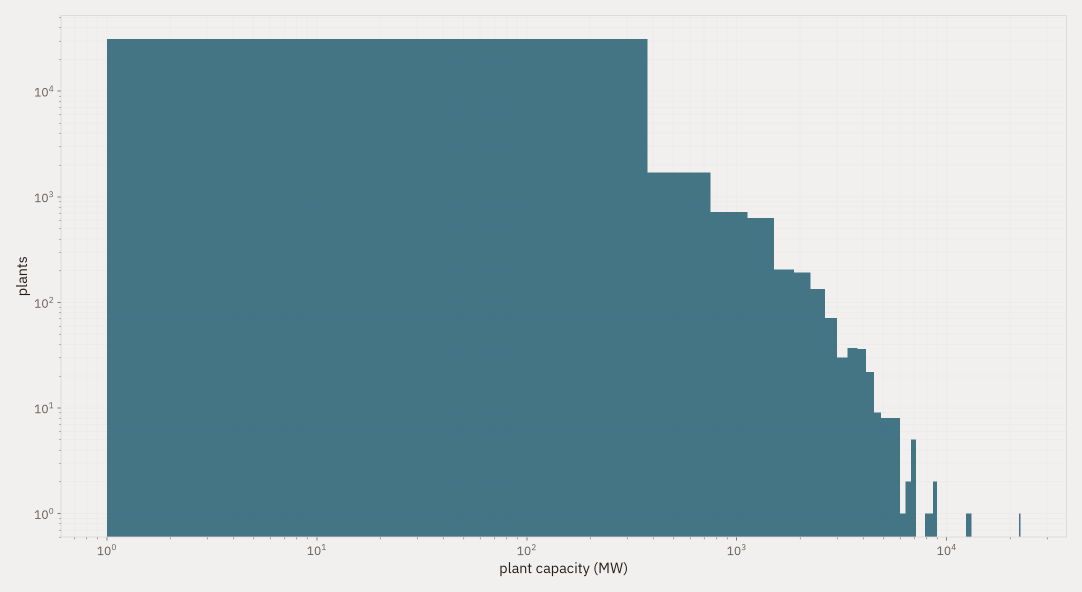
#> input picture unpublished/assets/02_demand_distribution.png, 2164 x 1184 px, found by its file name (shown at 1/2 size)
$ python build_thumbnails.py
#> lines starting #> are read from the running program, lines starting #| are printed output that depends on the picture
### sitefig.py
"""The one place the figures' palette, face, scale and geometry live.

Every figure builder imports its colours, its font and its sizes from here,
so the figures and the pages cannot drift apart the way they did before
2026-09-04, when the same five constants sat in six files. If style.css
changes a token, change it here and re-run the builders.

Geometry rule. A figure is drawn at the CSS width it is displayed at, one
point per CSS pixel: fig_size(714, 3/2) is 714 CSS px wide, so a label at
FS_1 (14.5 pt) is 14.5 px on screen, the same as a caption. It is saved at
144 dpi, two bitmap pixels per CSS pixel, for retina screens. The old rule
(fig_floor.py) that on-screen px = pt * 1140 / (72 * inches) still holds and
now reduces to pt, which is the point.

Display widths (CSS px at the 1440 shell, from style.css):
  NOTES   714   the text column on pages with marginalia: heat, storage,
                climate-cost, longevity, skyline, desktop, index
  PROSE  1140   the wide track on prose pages: model, atlas
  CARD   1082   a library card's inner width
  THUMB   542   a mosaic thumbnail at two pixels per CSS pixel
  PHONE   350   the whole column at 390px (main's 20px padding each side),
                for a figure that carries a narrow variant instead of
                relying on the lightbox
"""
import os

import matplotlib
from matplotlib import font_manager

HERE = os.path.dirname(os.path.abspath(__file__))
FONT_DIR = os.path.join(HERE, "fonts")

# ---- palette: Yacht club, 2026-09-04 (PALETTE_TRIAL_2026-09-04.md) -------
BG = "#F2F0EF"          # the page's ground
CARD_FILL = "#FAF9F8"   # --card: a step up from the ground, for a box on a diagram
INK = "#241E1A"         # text; imported near-black from the brown
DIM = "#625C57"         # ticks, muted labels
RULE = "#BBBDBC"        # axes, grid
FAINT = "#D9D8D6"       # the lightest hairline, faint fills
ACC = "#245F73"         # deep blue: the primary series
COOL = "#4A8AA0"        # blue tint: the secondary series
MOSS = "#733E24"        # brown: the second hue (gas, wild, mass allocation)
ROSE = "#A9724F"        # brown tint: warnings, negatives, events
SLATE = "#7F8A8F"       # grey-blue
DISTRICT = "#A3A5A4"    # light grey
SUPPLY = "#3F7A8C"      # deeper blue tint
PSYCH = "#B08A63"       # tan
SUN = "#733E24"
INSOL = "#A9724F"
GOLD = "#8C5A32"
GREY = "#7F8A8F"
VIOLET = SUPPLY         # names the old builders used, kept so they still read
BLUE = ACC
GREEN = MOSS
WARM = ROSE
ARROW = SLATE
ONE_WAY_COL = SLATE
TWO_WAY_COL = COOL
NODE_COL = ACC
WARM2 = ROSE

KCOL = {"sun": SUN, "insolation": INSOL, "weather": MOSS, "climate": INK,
        "event": ROSE, "market": MOSS, "supply": SUPPLY, "grid": SLATE,
        "station": ACC, "district": DISTRICT, "consumer": COOL, "psych": PSYCH}
CYCLE = [ACC, MOSS, COOL, ROSE, SUPPLY, PSYCH, SLATE, GOLD]

# ---- the type scale, from style.css ---------------------------------------
FS_2, FS_1, FS0, FS1, FS2 = 12, 14.5, 17.5, 21, 25
FONT = "IBM Plex Sans"
MONO = "IBM Plex Mono"

# ---- aspect: chosen by what the figure holds, never defaulted -------------
# A figure is as tall as its content needs and no taller. Lines, few-category
# bars and anything monotone are WIDE; scatters, contours and heat-maps whose
# two axes carry information are PLOT; a ranking or a row chart is as tall as
# its rows (row_aspect()); a multi-panel sheet composes its own. Pass the constant
# to fig_size() as the aspect (width / height).
WIDE = 16 / 9          # a line, two or three bars, a duration curve
PLOT = 1.45            # scatter, contour, heat-map, a two-panel pair
SQUARE = 1.0           # a donut, a map
TALL = 0.75            # a 25-40 row ranking


# [146 lines left out: functions row_aspect, panel, titles, unlabelled_panels, _content_bbox, centre and 1 more, not called in this run]


# ---- display widths --------------------------------------------------------
NOTES, PROSE, CARD, THUMB, PHONE = 714, 1140, 1082, 542, 350
DPI = 144


# [422 lines left out: functions fonts, style, wrap_label, _boxes, fit_label, fit_ticks and 2 more, not called in this run]


def thumbnail(src, dst, width=THUMB):
    """A thumbnail of a rendered figure: the whole figure, scaled to `width`
    CSS px at its own aspect, quantised. It was written for the home-page
    mosaic, whose 16:9 tiles letterboxed in CSS on the figure's own ground;
    that mosaic and its builder were retired on 2026-09-06 when the home page
    became the hero canvas plus the index, so nothing calls this today
    (unpublished/build_thumbnails.py). Kept because it is a library function
    and the crop lesson below is the reason it exists at all.

    Never a crop. The first version of this cover-cropped to 3:2, and every
    card on the home page lost its right edge or its top and bottom - axis
    labels, the last bar, half a box - while the CSS looked innocent,
    because a 3:2 image in a 3:2 box is not cropped by object-fit: cover. A
    thumbnail that shows a slice is a different figure from the one the
    caption describes. (A fixed-canvas mode with fit and crop lived here for
    one day, 2026-09-04, for the project cards; the cards and the mode went
    together on 2026-09-05. If a fixed tile shape is wanted again, the page
    letterboxes; the asset stays whole.)"""
#> called with width = 542
    from PIL import Image
    im = Image.open(src).convert("RGB")
#> im is the input picture: PIL image 2164x1184 RGB; mean R, G, B 148.7, 174.2, 182.3
    w, h = im.size
#> w = 2164; h = 1184
    im = im.resize((width, round(h * width / w)), Image.LANCZOS)
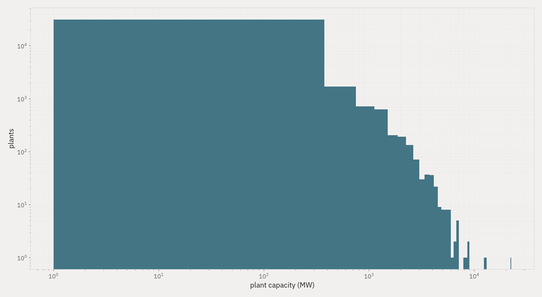
#> im: PIL image 542x297 RGB; mean R, G, B 148.7, 174.3, 182.3
    im.quantize(colors=256, method=Image.Quantize.MEDIANCUT, dither=Image.Dither.NONE).save(dst, optimize=True)
    return os.path.getsize(dst)

### unpublished/build_thumbnails.py
"""The twelve thumbnails: the home-page cards and the library mosaic.

Each is the whole figure, scaled to THUMB (542) CSS pixels wide at the
figure's own aspect - never a crop. The first thumbnails (Part 2 of the
deslop pass, 2026-09-04) were centre cover-crops to 3:2 through
sitefig.thumbnail(); the sources run from 1.6:1 to 2.1:1 and one is 0.88:1,
so the crop took up to 29 % off the sides (the skyline chart lost "played in
Bb", its last tower and its height; the tomato chain lost its gas figure and
half a box) or 41 % off the top and bottom (the ranking). Nobody could see it
in the CSS, because the crop was baked into the asset and the card's
object-fit: cover fitted a 3:2 image to a 3:2 box exactly. The rule is now
in one place, here and in sitefig.thumbnail(): a thumbnail shows the whole
figure, and the page (style.css, .mosaic; the cards went on 2026-09-05) lets it
keep its shape.

Sources are the shipped figures in site/assets/, so the thumbnails cannot be
of a figure the site no longer shows. Run after re-rendering any of them:

    python3 build_thumbnails.py
"""
import os

import sitefig

HERE = os.path.dirname(os.path.abspath(__file__))
ASSETS = os.path.join(HERE, "site", "assets")

# shipped figure -> thumbnail, both in site/assets/
THUMBS = [
    # the library mosaic on index.html, six tiles: the whole figure at its
    # own aspect; the 16:9 tiles letterbox in CSS on the figure's ground.
    # The five project-card thumbnails went with the cards (2026-09-05,
    # THE INDEX SPEC in style.css); nothing else is thumbnailed.
    "02_demand_distribution.png",
    "04_inertia_by_type.png",
    "05_link_structure.png",
    "06_scenario_reach.png",
    "07_arrival_order.png",
    "09_size_vs_lowcarbon.png",
]

def thumb_name(src):
    return os.path.splitext(src)[0] + "-thumb.png"


def main():
    from PIL import Image
    for src in THUMBS:
        sp = os.path.join(ASSETS, src)
        if not os.path.exists(sp):
            raise SystemExit(f"{src} is not in site/assets/; the thumbnail would be of nothing")
        dp = os.path.join(ASSETS, thumb_name(src))
        size = sitefig.thumbnail(sp, dp)
        w, h = Image.open(dp).size
#> w = 542; h = 297
        print(f"  {thumb_name(src):40s} {w}x{h}  {w / h:.2f}  {size // 1024} KB")
#|   02_demand_distribution-thumb.png         542x297  1.82  6 KB
#> pass 2 of the loop in main, `for src in THUMBS:`:
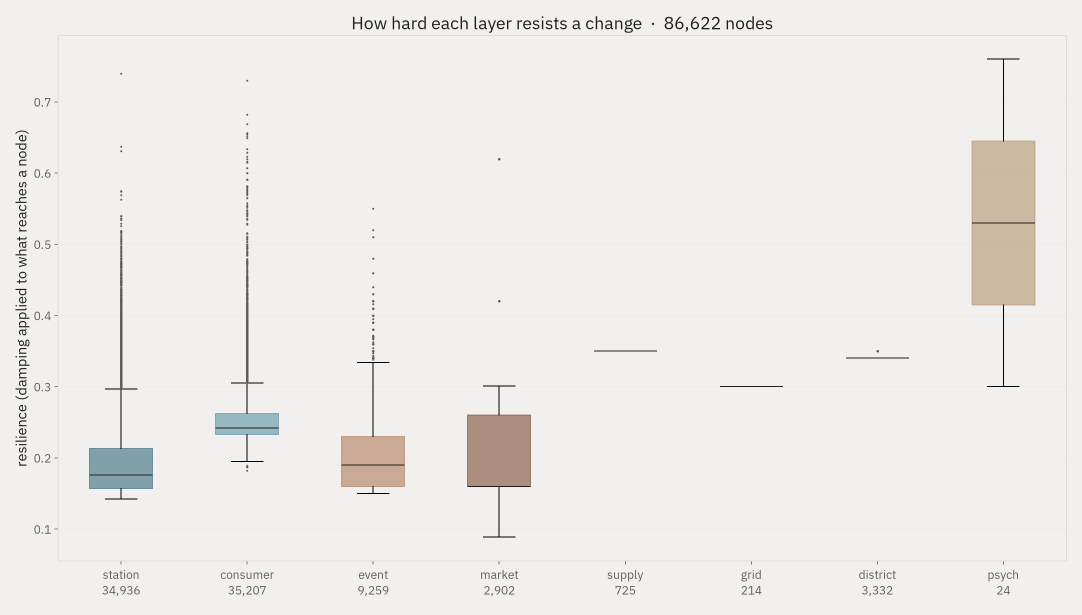
#> input picture 04_inertia_by_type.png, 2164 x 1230 px, found by its file name (shown at 1/2 size)
#> in thumbnail, im is the input picture: PIL image 2164x1230 RGB; mean R, G, B 238.3, 235.9, 234.4
#> in thumbnail (call 2), `im = im.resize((width, round(h * width / w)), Image.LANCZOS)`:
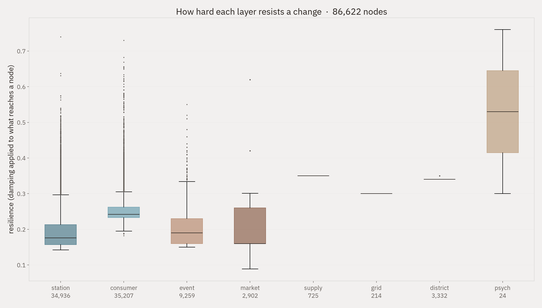
#> im: PIL image 542x308 RGB; mean R, G, B 238.3, 235.9, 234.4
#> in main, `w, h = Image.open(dp).size`: h = 308
#|   04_inertia_by_type-thumb.png             542x308  1.76  11 KB
#> pass 3 of the loop in main, `for src in THUMBS:`:
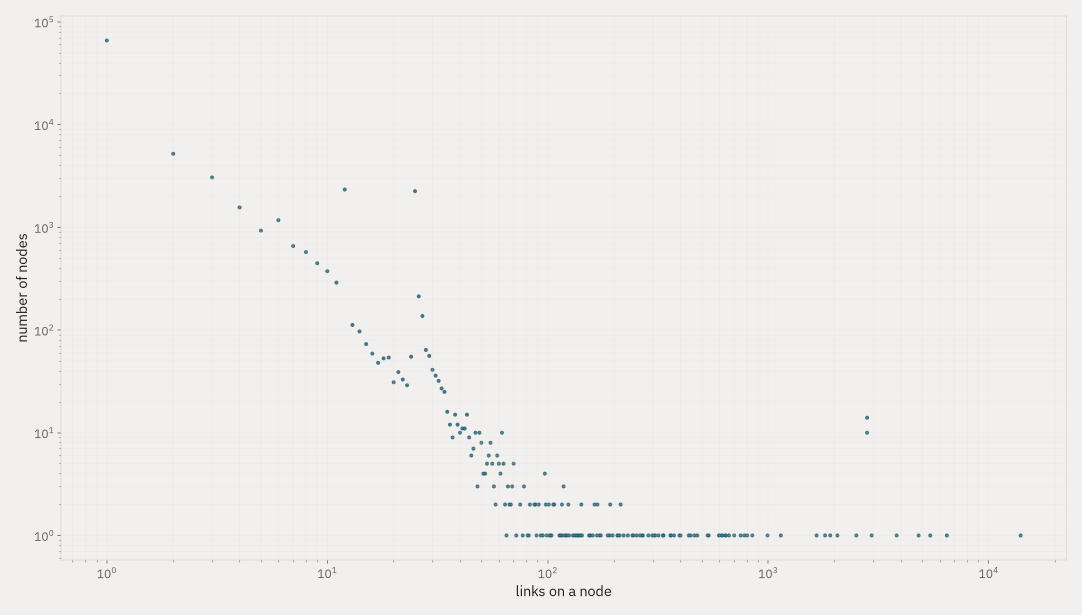
#> input picture unpublished/assets/05_link_structure.png, 2164 x 1230 px, found by its file name (shown at 1/2 size)
#> in thumbnail, im is the input picture: PIL image 2164x1230 RGB; mean R, G, B 240.7, 238.8, 237.9
#> in thumbnail (call 3), `im = im.resize((width, round(h * width / w)), Image.LANCZOS)`:
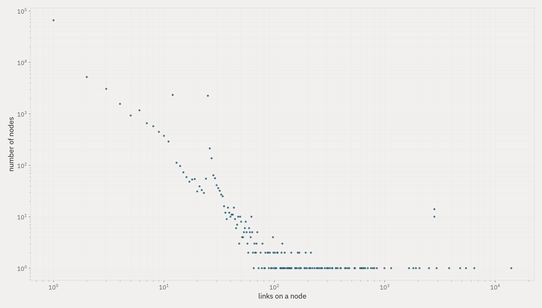
#> im: PIL image 542x308 RGB; mean R, G, B 240.6, 238.8, 237.8
#|   05_link_structure-thumb.png              542x308  1.76  10 KB
#> the loop made 6 passes; the first 3 are shown


if __name__ == "__main__":
    main()
